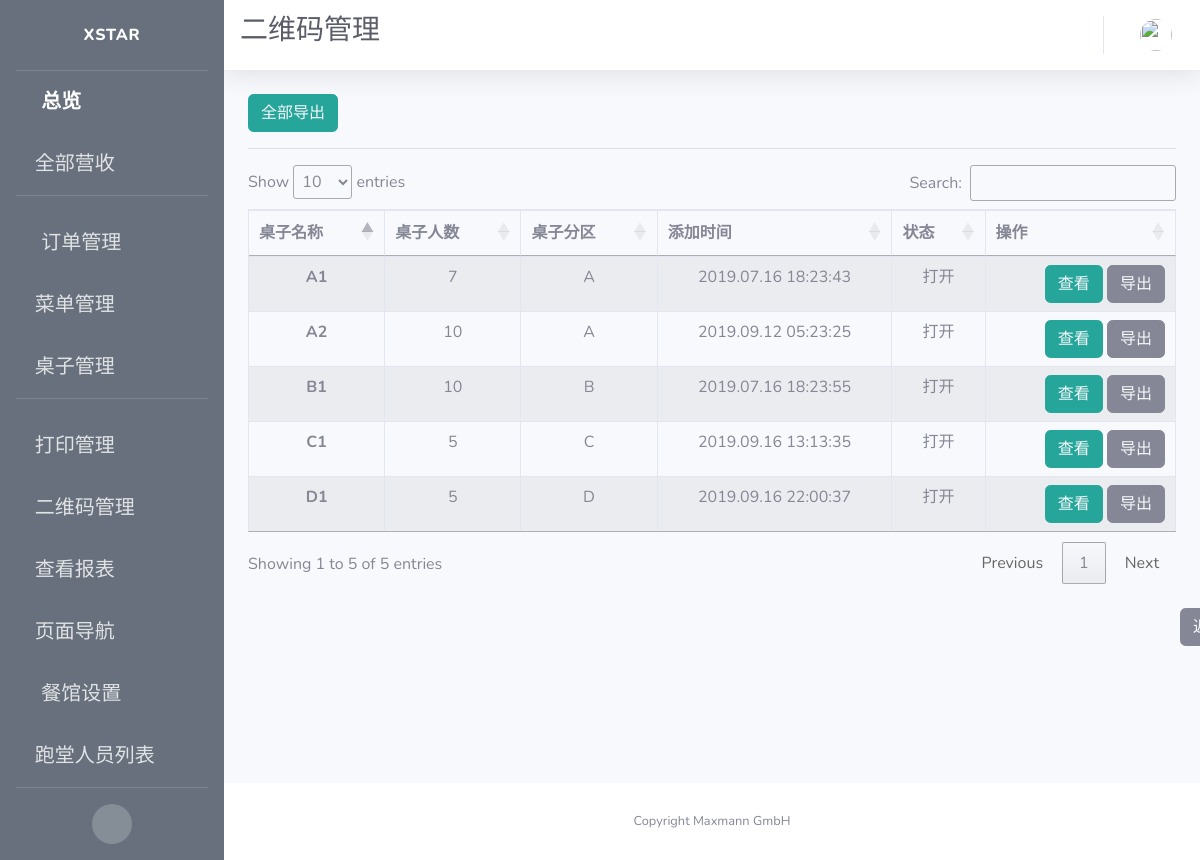
Screenshot of /qrcode/manage with the database file from the repository.
### app/models.py (models this page shows, shortened)
class Table(db.Model):
    id = db.Column(db.Integer, primary_key=True, unique=True, index=True)
    name = db.Column(db.String(100), unique=True)
    number = db.Column(db.Integer, nullable=False, unique=False)
    section = db.Column(db.String(10), unique=False)
    seats = db.Column(db.String(100))
    is_on = db.Column(db.Boolean, nullable=False, default=False)
    timeCreated = db.Column(db.DateTime, default=datetime.utcnow)
    container = db.Column(db.String(300))

### app/routes.py (the view)
@app.route('/qrcode/manage')
def qrcode_manage():
    tables = Table.query.all()
    context = dict(referrer=request.headers.get('Referer'),
                   title=u"二维码管理",
                   tables=tables,
                   company_name=company_info.get('company_name'),
                   format=datetime_format)
    return render_template('qrcode.html', **context)

### app/templates/qrcode.html (shortened to what this page needs)
{% extends 'base.html' %}
{% block css %}
<link rel="stylesheet" type="text/css" href="https://cdn.datatables.net/1.10.19/css/jquery.dataTables.css">
<link rel="stylesheet" type="text/css" href="https://cdnjs.cloudflare.com/ajax/libs/twitter-bootstrap/4.1.3/css/bootstrap.css">
<link rel="stylesheet" type="text/css" href="https://cdn.datatables.net/1.10.19/css/dataTables.bootstrap4.min.css">
{% endblock %}
{% block title %}
<h1 class="h3 mb-2 text-gray-800">二维码管理</h1>
<br>
{% endblock %}
{% block content %}
<button type="button" class="btn btn-info" style="border-color:#26a69a; background-color:#26a69a;">
  <a href={{url_for('export_qrcode', table_name="All")}} style="color: rgb(247, 249, 252)">
     全部导出
  </a>
</button>
<hr>
<div class="row">
    <div class="col-sm-12">
      <table id="example" class="table table-striped table-bordered">
      <thead>
        <tr>
          <th scope="col">桌子名称</th>
          <th scope="col">桌子人数</th>
          <th scope="col">桌子分区</th>
          <th scope="col">添加时间</th>
          <th scope="col">状态</th>
          <th scope="col">操作</th>
        </tr>
      </thead>
      <tbody>
        {% for table in tables %}
        <tr>
          <th scope="row">{{ table.name }}</th>
          <td>{{ table.number }}</td>
          <td>{{ table.section }}</td>
          <td>{{ table.timeCreated.strftime(format) }}</td>
          {% if table.is_on %}
          <td>打开</td>
          {% else %}
          <td>关闭</td>
          {% endif %}
          <td style="text-align:right">
            <span>
              <button type="button" class="btn btn-info" style="border-color:#26a69a; background-color:#26a69a;">
                <a style="color: rgb(247, 249, 252)" href="{{ url_for('view_qrcodes', table_id=table.id) }}">
                  查看
                </a>
              </button>
            </span>
            <span>
              <button type="button" class="btn btn-secondary">
                <a href={{url_for('export_qrcode', table_name=table.name)}} style="color: rgb(247, 249, 252)">
                  导出
                </a>
              </button>
            </span>
          </td>
        </tr>
        {% endfor %}
      </tbody>
    </table>
    </div>
</div>
<br>
<button type="button" class="btn btn-secondary" id="back">
  <a style="color: rgb(247, 249, 252)" href={{ referrer }}>
    返回
</button>
{% endblock %}

### app/templates/qrcode.html (style rules this page uses)
#back { margin-left: 932px; margin-bottom:20px; }
table { text-align: center; }

### rows the page displays
Table: name "A1", number "7", section "A", timeCreated "2019.07.16 18:23:43", is_on "打开"
Table: name "B1", number "10", section "B", timeCreated "2019.07.16 18:23:55", is_on "打开"
Table: name "A2", number "10", section "A", timeCreated "2019.09.12 05:23:25", is_on "打开"
Table: name "C1", number "5", section "C", timeCreated "2019.09.16 13:13:35", is_on "打开"
Table: name "D1", number "5", section "D", timeCreated "2019.09.16 22:00:37", is_on "打开"

### other values shown
{{ company_name }} "Maxmann GmbH"
